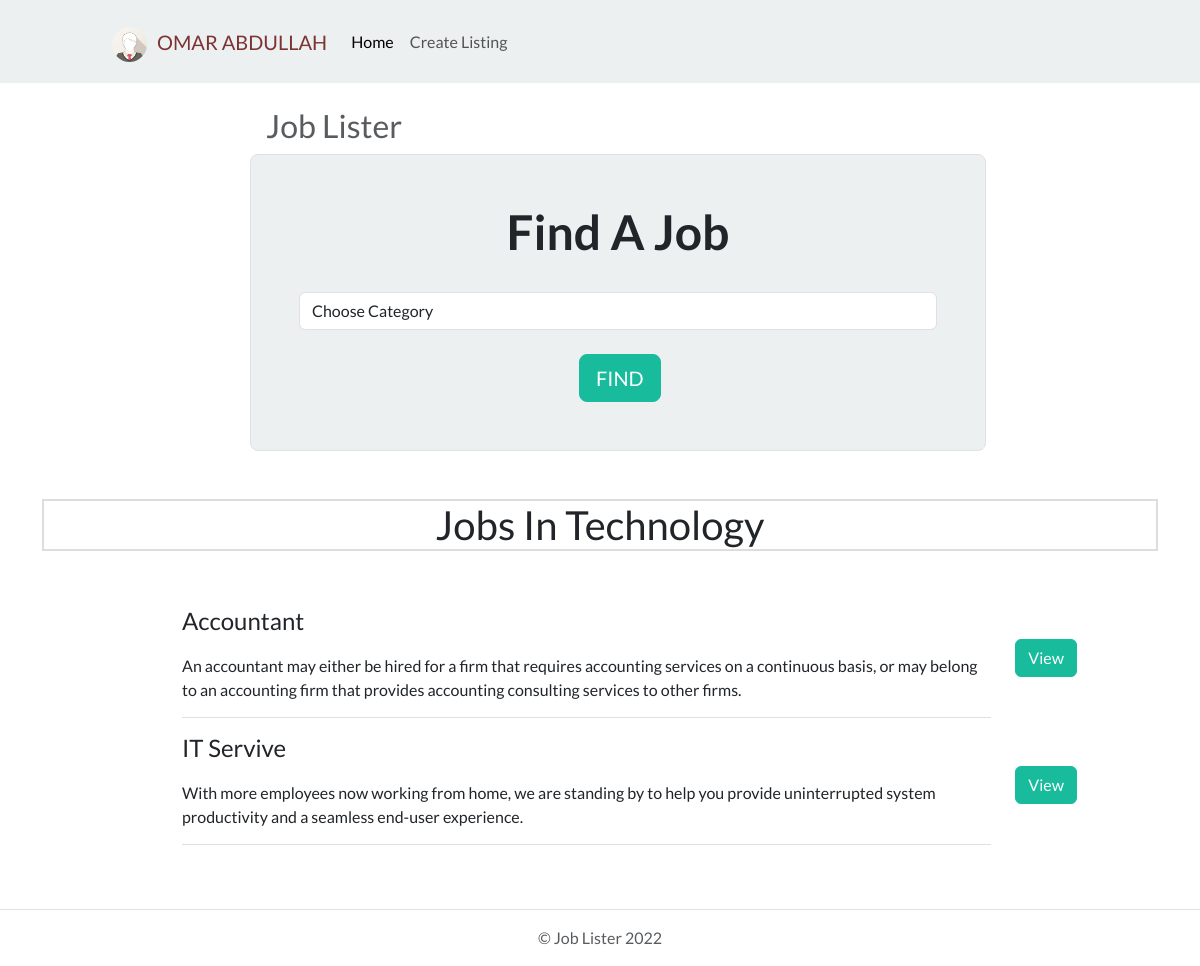
Screenshot of /index.php?category=2 with the database file from the repository.
### tables this page shows
CREATE TABLE `jobs` (
  `id` int(11) NOT NULL,
  `category_id` int(11) NOT NULL,
  `company` varchar(255) NOT NULL,
  `job_title` varchar(255) NOT NULL,
  `description` varchar(255) NOT NULL,
  `salary` varchar(255) NOT NULL,
  `location` varchar(255) NOT NULL,
  `contact_user` varchar(255) NOT NULL,
  `contact_email` varchar(255) NOT NULL,
  `post_date` timestamp NOT NULL DEFAULT current_timestamp()
);

### lib/Template.php (called while the page is built, shortened)
<?php
class Template {
    protected $template;
    public function __construct($template) {
        $this->template = $template ;
    }
    public function __toString() {
        include basename($this->template);
        return ob_get_clean();
    }
}

### lib/Database.php (called while the page is built, shortened)
<?php
class Database {
    private $host = DB_HOST;
    private $user = DB_USER;
    private $pass = DB_PASS;
    private $dbname = DB_NAME;
    private $dbh;
    private $stmt;
    public function __construct() {
        $dsn = "mysql:host=" . $this->host . ";dbname=" . $this->dbname;
        $options = array(
            PDO::ATTR_PERSISTENT => true ,
            PDO::ATTR_ERRMODE => PDO::ERRMODE_EXCEPTION
        );
        try {
            $this->dbh = new PDO($dsn, $this->user, $this->pass, $options);
        } catch (PDOException $e) {
            $this->error = $e->getMessage();
        }
    }
        public function query($query) {
            $this->stmt = $this->dbh->prepare($query);
        }
        public function bind($param, $value, $type = null) {
            if (is_null($type)) {
                switch(true){
                    default :
                        $type = PDO::PARAM_STR;
                }
            }
            $this->stmt->bindValue($param,$value,$type);
        }
        public function execute() {
            return $this->stmt->execute();
        }
        public function resultSet() {
            $this->execute();
            return $this->stmt->fetchAll(PDO::FETCH_OBJ);
        }
}

### lib/Job.php (called while the page is built, shortened)
<?php
class Job {
    private $db;
    public function __construct() {
        $this->db = new Database();
    }
    public function getCategories() {
        $this->db->query("SELECT * FROM categories");
        $results = $this->db->resultSet();
        return $results;
    }
    public function getByCategory($category) {
        $this->db->query("SELECT jobs.*, categories.name AS cname
                        FROM jobs
                        INNER JOIN categories
                        ON jobs.category_id = categories.id
                        WHERE jobs.category_id = $category
                        ORDER BY post_date DESC
                        ");
        $results = $this->db->resultSet();
        return $results;
    }
    public function getCategory($category_id) {
        $this->db->query("SELECT * FROM categories WHERE id =
        :category_id");
        $this->db->bind(':category_id', $category_id);
        $row = $this->db->single();
        return $row;
    }
}

### template/frontpage.php (the view, shortened to what this page needs)
<?php include 'include/header.php';?>
<main>
  <div class="container py-4">
    <h3 class="text-muted" style="margin-left:7em;"><?php echo SITE_TITLE; ?> </h3>
    <div class="row align-items-md-stretch">
      <div class="col-md-8" style="margin-left:13em">
        <div class="h-100 p-5 bg-light border rounded-3">
        <h1 class="display-5 fw-bold" style="text-align:center">Find A Job</h1><br>
        <form action="index.php" method="GET">
            <select name="category" class="form-control">
                <option value="0">Choose Category</option>
            </select><br>
            <input type="submit" class="btn btn-lg btn-success" value="FIND" style="margin-left:14em;">
        </form>
        </div>
      </div>
    </div><br><br>
    <h2 style="text-align:center; border:2px solid #ddd;"><?php echo $title; ?></h2><br><br>
    <?php foreach($jobs as $job): ?>
    <div class="row marketing" style="margin-left:8em;">
        <div class="col-md-10">
            <h4><?php echo $job->job_title; ?></h4>
            <p style="padding: 10px 0px 15px 0px;border-bottom: 1px solid #e0e0e0;"><?php echo $job->description; ?></p>
        </div>
        <div class="col-md-2">
            <a class="btn btn-success" href="job.php?id=<?php echo $job->id;?>" style="margin-top:2em;">View</a>
        </div><br>
    </div>
    <?php endforeach; ?>
</main>
<?php include 'include/footer.php'; ?>

### rows the page displays
jobs: job_title "Accountant", description "An accountant may either be hired for a firm that requires accounting services on a continuous basis, or may belong to an accounting firm that provides accounting consulting services to other firms."
jobs: job_title "IT Servive", description "With more employees now working from home, we are standing by to help you provide uninterrupted system productivity and a seamless end-user experience."

### other values shown
SITE_TITLE "Job Lister"
$title "Jobs In Technology"
